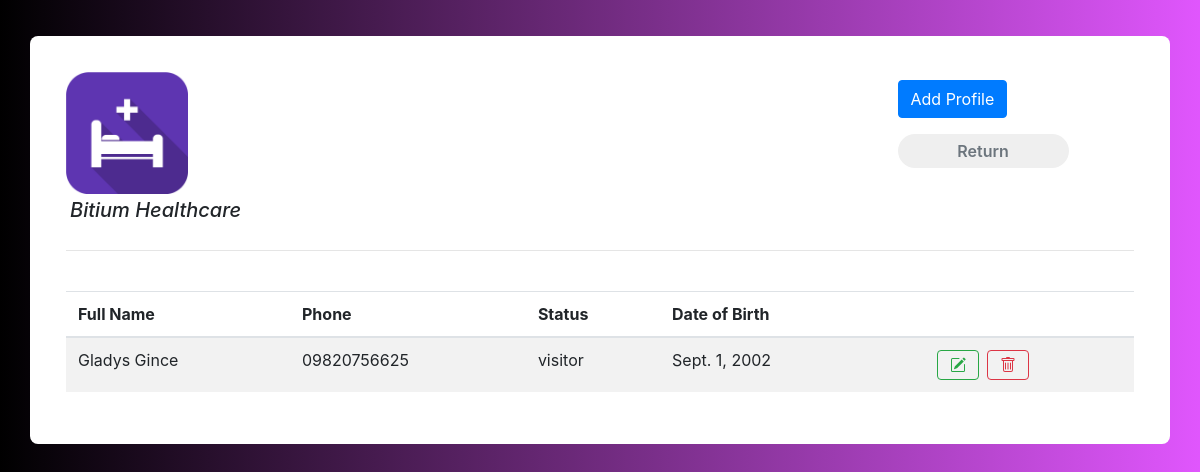
Before: /profiles/ with the older database file.
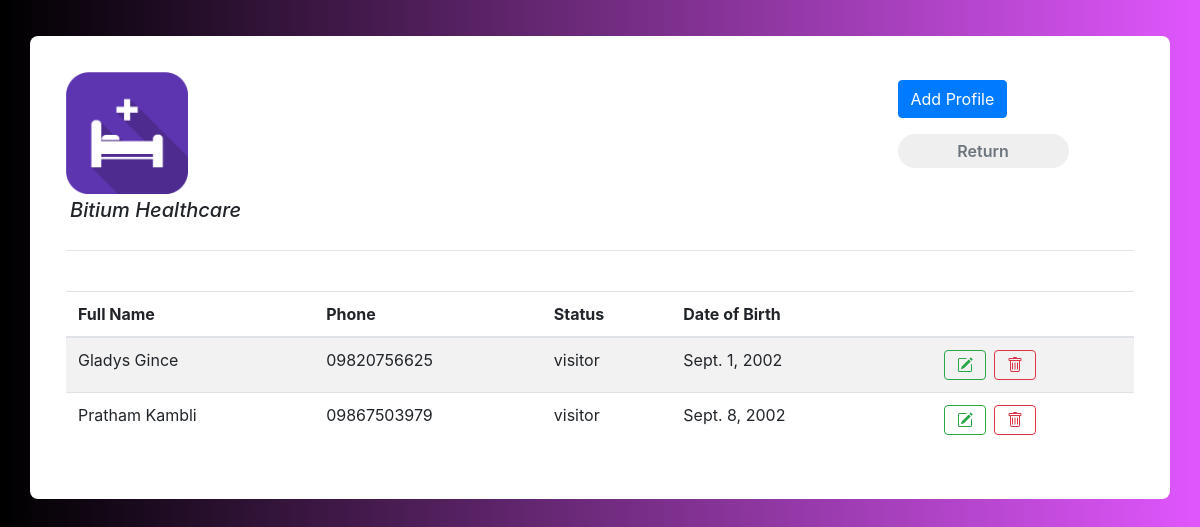
After: the same page with the newer database file.
### core/models.py (models this page shows, shortened)
class Profile(models.Model):
    first_name = models.CharField(max_length=70)
    last_name = models.CharField(max_length=70)
    date = models.DateField()
    phone = models.BigIntegerField()
    email = models.EmailField()
    ranking = models.CharField(max_length=20)
    profession = models.CharField(max_length=200)
    status = models.CharField(choices=types,max_length=20,null=True,blank=False,default='Visitor')
    present = models.BooleanField(default=False)
    image = models.ImageField()
    updated = models.DateTimeField(auto_now=True)
    shift = models.TimeField()
    age=models.IntegerField()
    bg=models.CharField(max_length=10)
    ephone=models.BigIntegerField()
    address=models.CharField(max_length=100)
    aadhar=models.BigIntegerField()
    languages=models.CharField(max_length=200)
    physician=models.CharField(max_length=200)
    allergies=models.CharField(max_length=200)
    height=models.DecimalField(max_digits=10,decimal_places=4)
    weight=models.DecimalField(max_digits=10,decimal_places=4)
    condition=models.CharField(max_length=200)
    drugs=models.CharField(max_length=200)

### core/views.py (the view)
# urls.py: path('profiles/', profiles, name= 'profiles'),
def profiles(request):
    profiles = Profile.objects.all()
    context = {
        'profiles': profiles
    }
    return render(request, 'core/profiles.html', context)

### core/templates/core/profiles.html (shortened to what this page needs)
{% extends "core/base.html" %}
{% load static %}
{% block content %}
<div class="container emp-profile">
    <div class="row">
        <div class="col-md-3">
            <img src="{% static 'img/fcicon.png'%}" alt="" width="50%">
    <i><strong><h5 class="text p-1">Bitium Healthcare</h5></strong></i>
        </div>
        <div class="col-md-6">
        </div>
        <div class="col-md-3">
            <a href="{% url 'add_profile' %}"><input type="submit" class="btn btn-primary m-2 " name="btnAddMore"
                    value="Add Profile" /></a>
            <a   href="{% url 'index' %}"><input type="submit" class="profile-edit-btn m-2 "
                        name="btnAddMore" value="Return" /></a>
        </div>
    </div>
    <hr>
    <div class="tab-content" id="myTabContent">
        <br>
        <table class="table table-striped ">
            <thead>
                <tr>
                    <th scope="col">Full Name</th>
                    <th scope="col">Phone</th>
                    <th scope="col">Status</th>
                    <th scope="col">Date of Birth</th>
                    <th scope="col"> </th>
                    <th scope="col"> </th>
                </tr>
            </thead>
            <tbody>
                {% for profile in profiles %}
                <tr>
                    <td>{{profile.first_name}} {{profile.last_name}}</td>
                    <td>0{{profile.phone}}</td>
                    <td>{{profile.status}}</td>
                    <td>{{profile.date}}</td>
                    <td></td>
                    <td>
                        <div class="btn-group btn-group-toggle">
                            <a href="{% url 'edit_profile' profile.id %}">
                                <button type="button" class="btn btn-outline-success mr-1">
                                </button>
                            </a>
                            <a href="{% url 'delete_profile' profile.id %}">
                                <button type="button" class="btn btn-outline-danger ml-1">
                                </button>
                            </a>
                        </div>
                    </td>
                </tr>
                {% endfor%}
            </tbody>
        </table>
    </div>
</div>
{% endblock content %}

Changed rows visible on the page:
added Profile: first_name "Pratham", last_name "Kambli", phone "9867503979", status "visitor", date "Sept. 8, 2002"
